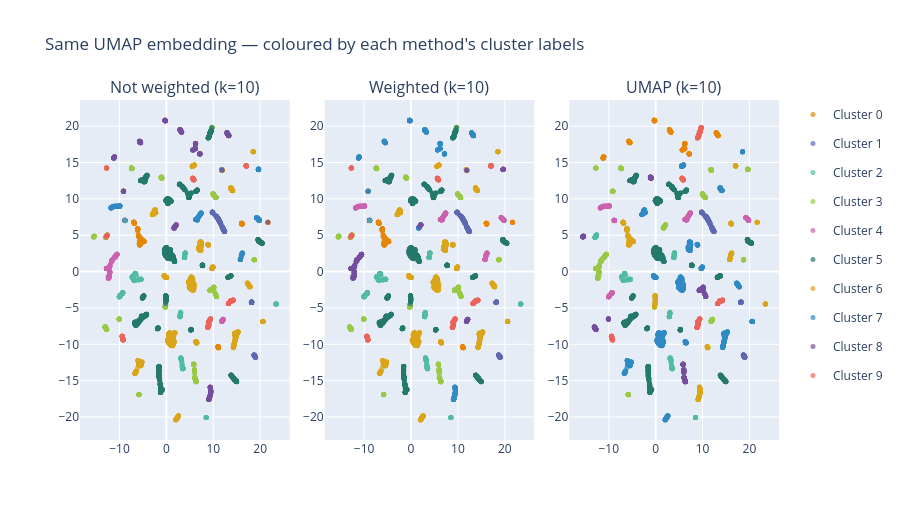

This figure's notebook cell:
### Code cell
# Same UMAP embedding, three sets of labels
#
# Projects all three methods' cluster labels onto the UMAP 2D embedding.
# Any visual difference between subplots is due purely to label assignment —
# the layout is identical. This makes it easy to see where methods agree
# and where they diverge.

emb2d = u["emb2d"]

fig = make_subplots(
    rows=1, cols=3,
    subplot_titles=[
        f"Not weighted (k={nw['winner_k']})",
        f"Weighted (k={w['winner_k']})",
        f"UMAP (k={u['umap_k']})",
    ],
    horizontal_spacing=0.05,
)

for col_idx, (approach, lbls) in enumerate([
    ("Not weighted", label_sets["Not weighted"]),
    ("Weighted",     label_sets["Weighted"]),
    ("UMAP",         label_sets["UMAP"]),
]):
    for cluster_id in sorted(np.unique(lbls)):
        mask = lbls == cluster_id
        fig.add_trace(
            go.Scatter(
                x=emb2d[mask, 0], y=emb2d[mask, 1],
                mode="markers",
                marker=dict(
                    size=5,
                    color=px.colors.qualitative.Vivid[
                        cluster_id % len(px.colors.qualitative.Vivid)
                    ],
                    opacity=0.7,
                ),
                name=f"Cluster {cluster_id}",
                legendgroup=f"{approach}_{cluster_id}",
                showlegend=(col_idx == 0),
            ),
            row=1, col=col_idx + 1,
        )

fig.update_layout(
    title="Same UMAP embedding — coloured by each method's cluster labels",
    height=520,
)
fig.show()

### Figure 1 — Plotly figure (JSON) as saved in the notebook; plotly's stock layout.template omitted (floating-point values rounded to 4 significant figures; data arrays with more than 128 entries replaced by an {"elided": "..."} marker saying what was removed)
{"data": [{"legendgroup": "Not weighted_0", "marker": {"color": "rgb(229, 134, 6)", "opacity": 0.7, "size": 5}, "mode": "markers", "name": "Cluster 0", "showlegend": true, "type": "scatter", "x": {"elided": "255 float values"}, "xaxis": "x", "y": {"elided": "255 float values"}, "yaxis": "y"}, {"legendgroup": "Not weighted_1", "marker": {"color": "rgb(93, 105, 177)", "opacity": 0.7, "size": 5}, "mode": "markers", "name": "Cluster 1", "showlegend": true, "type": "scatter", "x": {"elided": "286 float values"}, "xaxis": "x", "y": {"elided": "286 float values"}, "yaxis": "y"}, {"legendgroup": "Not weighted_2", "marker": {"color": "rgb(82, 188, 163)", "opacity": 0.7, "size": 5}, "mode": "markers", "name": "Cluster 2", "showlegend": true, "type": "scatter", "x": {"elided": "313 float values"}, "xaxis": "x", "y": {"elided": "313 float values"}, "yaxis": "y"}, {"legendgroup": "Not weighted_3", "marker": {"color": "rgb(153, 201, 69)", "opacity": 0.7, "size": 5}, "mode": "markers", "name": "Cluster 3", "showlegend": true, "type": "scatter", "x": {"elided": "468 float values"}, "xaxis": "x", "y": {"elided": "468 float values"}, "yaxis": "y"}, {"legendgroup": "Not weighted_4", "marker": {"color": "rgb(204, 97, 176)", "opacity": 0.7, "size": 5}, "mode": "markers", "name": "Cluster 4", "showlegend": true, "type": "scatter", "x": {"elided": "228 float values"}, "xaxis": "x", "y": {"elided": "228 float values"}, "yaxis": "y"}, {"legendgroup": "Not weighted_5", "marker": {"color": "rgb(36, 121, 108)", "opacity": 0.7, "size": 5}, "mode": "markers", "name": "Cluster 5", "showlegend": true, "type": "scatter", "x": {"elided": "1314 float values"}, "xaxis": "x", "y": {"elided": "1314 float values"}, "yaxis": "y"}, {"legendgroup": "Not weighted_6", "marker": {"color": "rgb(218, 165, 27)", "opacity": 0.7, "size": 5}, "mode": "markers", "name": "Cluster 6", "showlegend": true, "type": "scatter", "x": {"elided": "1248 float values"}, "xaxis": "x", "y": {"elided": "1248 float values"}, "yaxis": "y"}, {"legendgroup": "Not weighted_7", "marker": {"color": "rgb(47, 138, 196)", "opacity": 0.7, "size": 5}, "mode": "markers", "name": "Cluster 7", "showlegend": true, "type": "scatter", "x": {"elided": "249 float values"}, "xaxis": "x", "y": {"elided": "249 float values"}, "yaxis": "y"}, {"legendgroup": "Not weighted_8", "marker": {"color": "rgb(118, 78, 159)", "opacity": 0.7, "size": 5}, "mode": "markers", "name": "Cluster 8", "showlegend": true, "type": "scatter", "x": {"elided": "360 float values"}, "xaxis": "x", "y": {"elided": "360 float values"}, "yaxis": "y"}, {"legendgroup": "Not weighted_9", "marker": {"color": "rgb(237, 100, 90)", "opacity": 0.7, "size": 5}, "mode": "markers", "name": "Cluster 9", "showlegend": true, "type": "scatter", "x": {"elided": "229 float values"}, "xaxis": "x", "y": {"elided": "229 float values"}, "yaxis": "y"}, {"legendgroup": "Weighted_0", "marker": {"color": "rgb(229, 134, 6)", "opacity": 0.7, "size": 5}, "mode": "markers", "name": "Cluster 0", "showlegend": false, "type": "scatter", "x": {"elided": "256 float values"}, "xaxis": "x2", "y": {"elided": "256 float values"}, "yaxis": "y2"}, {"legendgroup": "Weighted_1", "marker": {"color": "rgb(93, 105, 177)", "opacity": 0.7, "size": 5}, "mode": "markers", "name": "Cluster 1", "showlegend": false, "type": "scatter", "x": {"elided": "286 float values"}, "xaxis": "x2", "y": {"elided": "286 float values"}, "yaxis": "y2"}, {"legendgroup": "Weighted_2", "marker": {"color": "rgb(82, 188, 163)", "opacity": 0.7, "size": 5}, "mode": "markers", "name": "Cluster 2", "showlegend": false, "type": "scatter", "x": {"elided": "313 float values"}, "xaxis": "x2", "y": {"elided": "313 float values"}, "yaxis": "y2"}, {"legendgroup": "Weighted_3", "marker": {"color": "rgb(153, 201, 69)", "opacity": 0.7, "size": 5}, "mode": "markers", "name": "Cluster 3", "showlegend": false, "type": "scatter", "x": {"elided": "468 float values"}, "xaxis": "x2", "y": {"elided": "468 float values"}, "yaxis": "y2"}, {"legendgroup": "Weighted_4", "marker": {"color": "rgb(204, 97, 176)", "opacity": 0.7, "size": 5}, "mode": "markers", "name": "Cluster 4", "showlegend": false, "type": "scatter", "x": {"elided": "249 float values"}, "xaxis": "x2", "y": {"elided": "249 float values"}, "yaxis": "y2"}, {"legendgroup": "Weighted_5", "marker": {"color": "rgb(36, 121, 108)", "opacity": 0.7, "size": 5}, "mode": "markers", "name": "Cluster 5", "showlegend": false, "type": "scatter", "x": {"elided": "1314 float values"}, "xaxis": "x2", "y": {"elided": "1314 float values"}, "yaxis": "y2"}, {"legendgroup": "Weighted_6", "marker": {"color": "rgb(218, 165, 27)", "opacity": 0.7, "size": 5}, "mode": "markers", "name": "Cluster 6", "showlegend": false, "type": "scatter", "x": {"elided": "1248 float values"}, "xaxis": "x2", "y": {"elided": "1248 float values"}, "yaxis": "y2"}, {"legendgroup": "Weighted_7", "marker": {"color": "rgb(47, 138, 196)", "opacity": 0.7, "size": 5}, "mode": "markers", "name": "Cluster 7", "showlegend": false, "type": "scatter", "x": {"elided": "359 float values"}, "xaxis": "x2", "y": {"elided": "359 float values"}, "yaxis": "y2"}, {"legendgroup": "Weighted_8", "marker": {"color": "rgb(118, 78, 159)", "opacity": 0.7, "size": 5}, "mode": "markers", "name": "Cluster 8", "showlegend": false, "type": "scatter", "x": {"elided": "228 float values"}, "xaxis": "x2", "y": {"elided": "228 float values"}, "yaxis": "y2"}, {"legendgroup": "Weighted_9", "marker": {"color": "rgb(237, 100, 90)", "opacity": 0.7, "size": 5}, "mode": "markers", "name": "Cluster 9", "showlegend": false, "type": "scatter", "x": {"elided": "229 float values"}, "xaxis": "x2", "y": {"elided": "229 float values"}, "yaxis": "y2"}, {"legendgroup": "UMAP_0", "marker": {"color": "rgb(229, 134, 6)", "opacity": 0.7, "size": 5}, "mode": "markers", "name": "Cluster 0", "showlegend": false, "type": "scatter", "x": {"elided": "251 float values"}, "xaxis": "x3", "y": {"elided": "251 float values"}, "yaxis": "y3"}, {"legendgroup": "UMAP_1", "marker": {"color": "rgb(93, 105, 177)", "opacity": 0.7, "size": 5}, "mode": "markers", "name": "Cluster 1", "showlegend": false, "type": "scatter", "x": {"elided": "219 float values"}, "xaxis": "x3", "y": {"elided": "219 float values"}, "yaxis": "y3"}, {"legendgroup": "UMAP_2", "marker": {"color": "rgb(82, 188, 163)", "opacity": 0.7, "size": 5}, "mode": "markers", "name": "Cluster 2", "showlegend": false, "type": "scatter", "x": {"elided": "291 float values"}, "xaxis": "x3", "y": {"elided": "291 float values"}, "yaxis": "y3"}, {"legendgroup": "UMAP_3", "marker": {"color": "rgb(153, 201, 69)", "opacity": 0.7, "size": 5}, "mode": "markers", "name": "Cluster 3", "showlegend": false, "type": "scatter", "x": {"elided": "465 float values"}, "xaxis": "x3", "y": {"elided": "465 float values"}, "yaxis": "y3"}, {"legendgroup": "UMAP_4", "marker": {"color": "rgb(204, 97, 176)", "opacity": 0.7, "size": 5}, "mode": "markers", "name": "Cluster 4", "showlegend": false, "type": "scatter", "x": {"elided": "265 float values"}, "xaxis": "x3", "y": {"elided": "265 float values"}, "yaxis": "y3"}, {"legendgroup": "UMAP_5", "marker": {"color": "rgb(36, 121, 108)", "opacity": 0.7, "size": 5}, "mode": "markers", "name": "Cluster 5", "showlegend": false, "type": "scatter", "x": {"elided": "1196 float values"}, "xaxis": "x3", "y": {"elided": "1196 float values"}, "yaxis": "y3"}, {"legendgroup": "UMAP_6", "marker": {"color": "rgb(218, 165, 27)", "opacity": 0.7, "size": 5}, "mode": "markers", "name": "Cluster 6", "showlegend": false, "type": "scatter", "x": {"elided": "449 float values"}, "xaxis": "x3", "y": {"elided": "449 float values"}, "yaxis": "y3"}, {"legendgroup": "UMAP_7", "marker": {"color": "rgb(47, 138, 196)", "opacity": 0.7, "size": 5}, "mode": "markers", "name": "Cluster 7", "showlegend": false, "type": "scatter", "x": {"elided": "1210 float values"}, "xaxis": "x3", "y": {"elided": "1210 float values"}, "yaxis": "y3"}, {"legendgroup": "UMAP_8", "marker": {"color": "rgb(118, 78, 159)", "opacity": 0.7, "size": 5}, "mode": "markers", "name": "Cluster 8", "showlegend": false, "type": "scatter", "x": {"elided": "313 float values"}, "xaxis": "x3", "y": {"elided": "313 float values"}, "yaxis": "y3"}, {"legendgroup": "UMAP_9", "marker": {"color": "rgb(237, 100, 90)", "opacity": 0.7, "size": 5}, "mode": "markers", "name": "Cluster 9", "showlegend": false, "type": "scatter", "x": {"elided": "291 float values"}, "xaxis": "x3", "y": {"elided": "291 float values"}, "yaxis": "y3"}], "layout": {"annotations": [{"font": {"size": 16}, "showarrow": false, "text": "Not weighted (k=10)", "x": 0.15, "xanchor": "center", "xref": "paper", "y": 1, "yanchor": "bottom", "yref": "paper"}, {"font": {"size": 16}, "showarrow": false, "text": "Weighted (k=10)", "x": 0.5, "xanchor": "center", "xref": "paper", "y": 1, "yanchor": "bottom", "yref": "paper"}, {"font": {"size": 16}, "showarrow": false, "text": "UMAP (k=10)", "x": 0.85, "xanchor": "center", "xref": "paper", "y": 1, "yanchor": "bottom", "yref": "paper"}], "height": 520, "title": {"text": "Same UMAP embedding — coloured by each method's cluster labels"}, "xaxis": {"anchor": "y", "domain": [0, 0.3]}, "xaxis2": {"anchor": "y2", "domain": [0.35, 0.65]}, "xaxis3": {"anchor": "y3", "domain": [0.7, 1]}, "yaxis": {"anchor": "x", "domain": [0, 1]}, "yaxis2": {"anchor": "x2", "domain": [0, 1]}, "yaxis3": {"anchor": "x3", "domain": [0, 1]}}}
